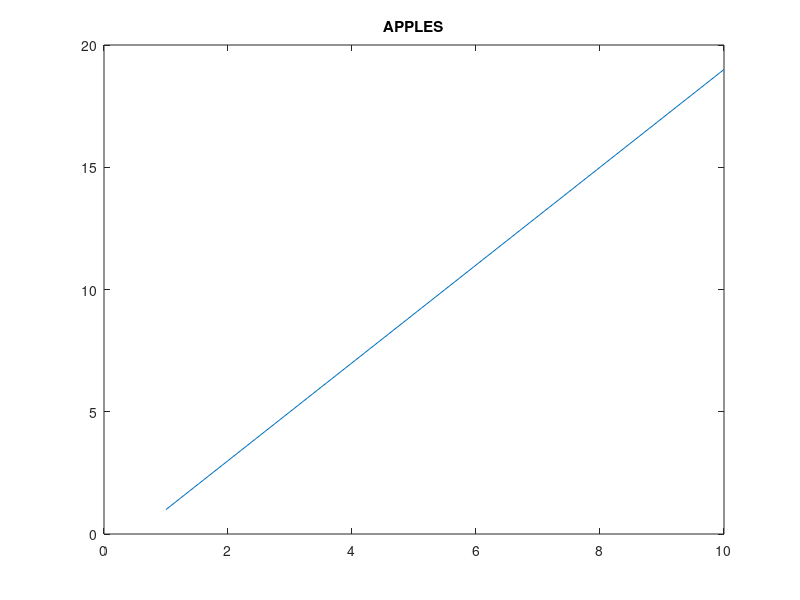
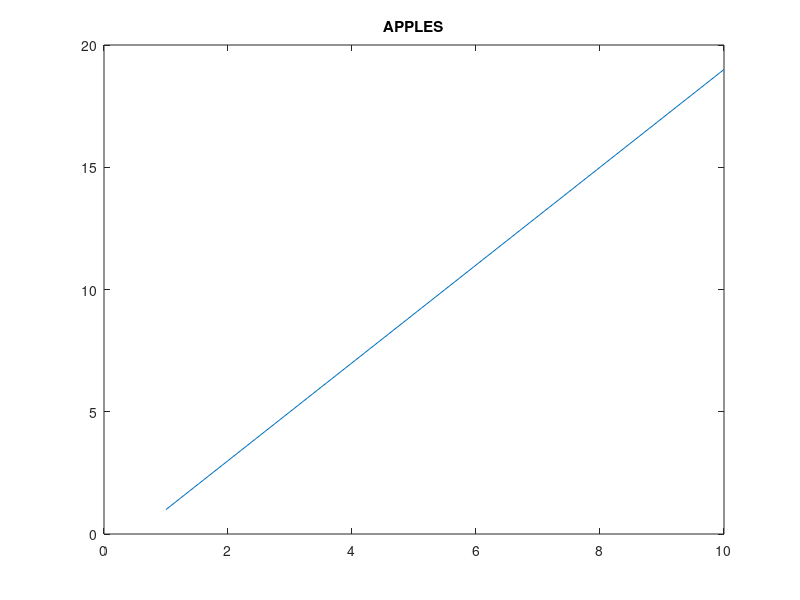
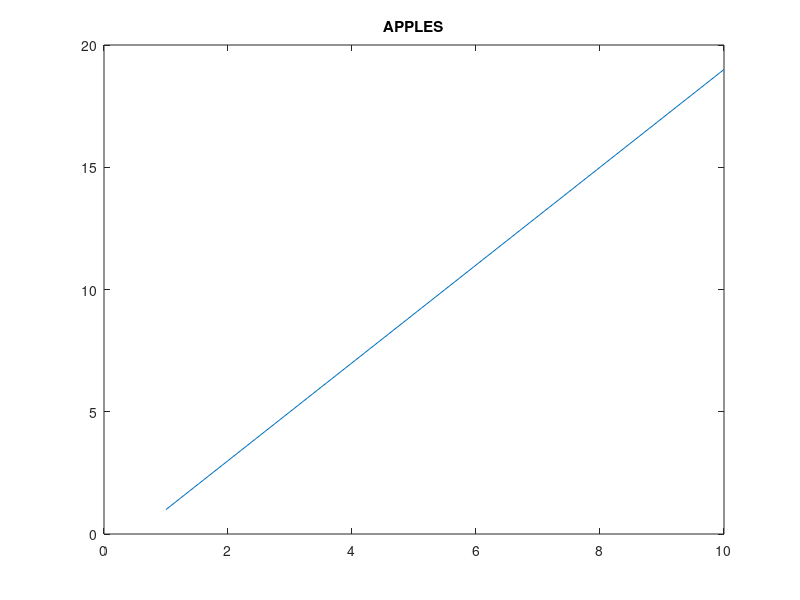
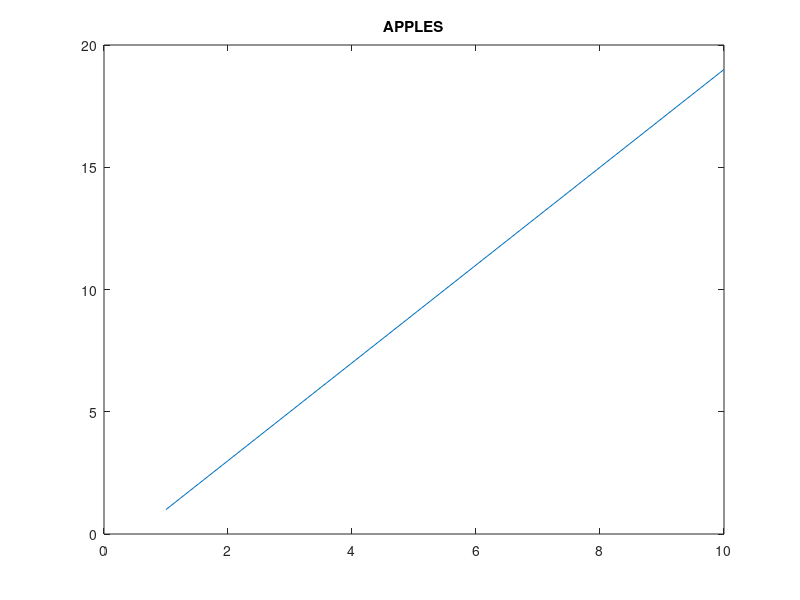

MATLAB code to generate these figures, in order:
% create figures
close all

amt = 10;

for i = 1:amt

    figure(i * 500);
    plot(1:10, 1:2:20)
    title('APPLES')
    
end
